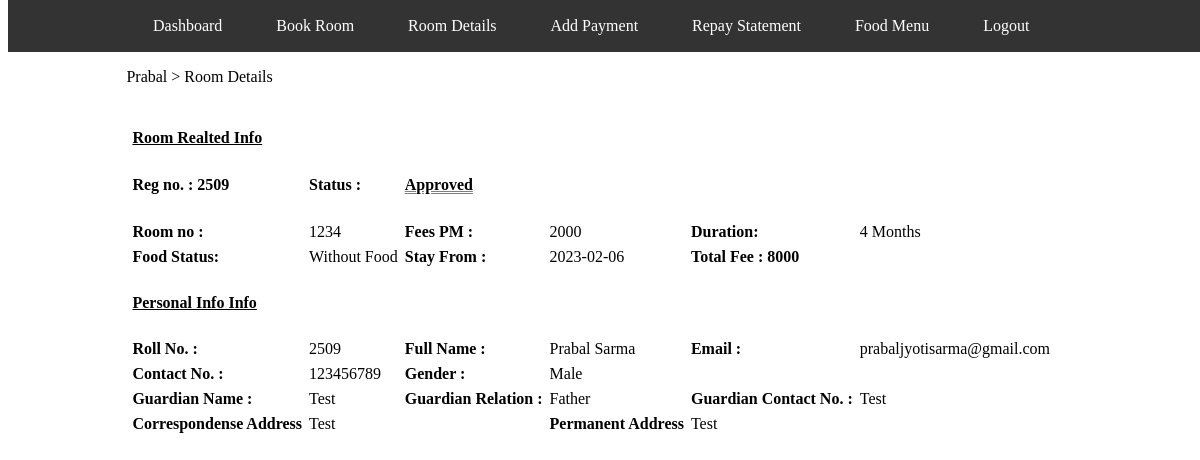
The page /roomde.php (signed in) on the database its author committed.
### tables this page shows
CREATE TABLE `bookings` (
  `id` int(255) NOT NULL,
  `roll` int(255) NOT NULL,
  `firstname` varchar(50) NOT NULL,
  `lastname` varchar(50) NOT NULL,
  `phone` varchar(13) NOT NULL,
  `email` varchar(255) NOT NULL,
  `roomno` int(255) NOT NULL,
  `foodoption` tinyint(1) NOT NULL,
  `starting_date` date NOT NULL,
  `end_date` varchar(255) NOT NULL,
  `duration` int(255) NOT NULL,
  `guardian_name` varchar(255) NOT NULL,
  `guardian_contact` varchar(13) NOT NULL,
  `guardian_relation` varchar(50) NOT NULL,
  `city` varchar(50) NOT NULL,
  `state` varchar(40) NOT NULL,
  `pincode` int(25) NOT NULL,
  `status` varchar(30) NOT NULL,
  `paid` tinyint(1) NOT NULL,
  `address` varchar(255) NOT NULL,
  `active` int(255) NOT NULL,
  `repay_table_name` varchar(255) NOT NULL
);

### roomde.php (the view, shortened to what this page needs)
<?php
include './includes/db/config.php';
if (isset($_SESSION['firstname']) && isset($_SESSION['email'])) {
    $firstname = $_SESSION['firstname'];
    $email = $_SESSION['email'];
    $roll = $_SESSION['roll'];
    $lastname = $_SESSION['lastname'];
    $phone = $_SESSION['phone'];
    $booked = $_SESSION['booked'];
} else {
    $firstname = "Hostel Management";
    $email = "guest@hostel.online";
}
if ($booked == 1) {
    $sql = "select * from bookings where roll = '$roll'";
    $res = $conn->query($sql);
    while ($details = $res->fetch_assoc()) {
        $roomno = $details['roomno'];
        if ($details['foodoption'] == 0) {
            $foodstatus = "Without Food";
        } else {
            $foodstatus = "With Food";
        }
        $feespm = 2000;
        $date = $details['starting_date'];
        $duration = $details['duration'];
        $gname = $details['guardian_name'];
        $grel = $details['guardian_relation'];
        $gcontact = $details['guardian_contact'];
        $address = $details['address'];
        $status = $details['status'];
    }
}
?>
<!DOCTYPE html>
<html lang="en">
<head>
    <link rel="stylesheet" href="./includes/css/bookroom.css" />
</head>
<body>
    <div class="container">
        <span>
            <?php echo $firstname; ?> &#62; Room Details
        </span>
    </div>
    <div class="room-details">
        <div class="container">
            <div class="panel panel-default">
                <div class="panel-body">
                    <table id="zcb" class="table table-bordered  dataTable" cellspacing="5">
                        <tbody>
                            <tr>
                                <td colspan="4">
                                    <h4 style="text-decoration: 1px solid underline;">Room Realted Info</h4>
                                </td>
                            </tr>
                            <tr>
                                <td colspan="1"><b>Reg no. :
                                        <?php echo $roll; ?>
                                    </b>
                                </td>
                                <td><b>Status :</b></td>
                                <td style="text-decoration: 1px double grey underline; font-weight: bold;">
                                    <?php echo $status; ?>
                                </td>
                            </tr>
                            <tr>
                                <td style="height: 15px;"><b></b></td>
                            </tr>
                            <tr>
                                <td><b>Room no :</b></td>
                                <td>
                                    <?php echo $roomno; ?>
                                </td>
                                <td><b>Fees PM :</b></td>
                                <td>
                                    <?php echo $feespm; ?>
                                </td>
                                <td><b>Duration:</b></td>
                                <td>
                                    <?php echo $duration . " Months"; ?>
                                </td>
                            </tr>
                            <tr>
                                <td><b>Food Status:</b></td>
                                <td>
                                    <?php echo $foodstatus; ?>
                                </td>
                                <td><b>Stay From :</b></td>
                                <td>
                                    <?php echo $date; ?>
                                </td>
                                <td colspan="6"><b>Total Fee :
                                        <?php echo $feespm * $duration; ?>
                                    </b></td>
                            </tr>
                            <tr>
                                <td colspan="6">
                                    <h4 style="text-decoration: 1px solid underline;">Personal Info Info</h4>
                                </td>
                            </tr>
                            <tr>
                                <td><b>Roll No. :</b></td>
                                <td>
                                    <?php echo $roll; ?>
                                </td>
                                <td><b>Full Name :</b></td>
                                <td>
                                    <?php echo $firstname . ' ' . $lastname; ?>
                                </td>
                                <td><b>Email :</b></td>
                                <td>
                                    <?php echo $email; ?>
                                </td>
                            </tr>
                            <tr>
                                <td><b>Contact No. :</b></td>
                                <td>
                                    <?php echo $phone; ?>
                                </td>
                                <td><b>Gender :</b></td>
                                <td>
                                    <?php echo "Male"; ?>
                                </td>
                            </tr>
                            <tr>
                                <td><b>Guardian Name :</b></td>
                                <td>
                                    <?php echo $gname; ?>
                                </td>
                                <td><b>Guardian Relation :</b></td>
                                <td>
                                    <?php echo $grel; ?>
                                </td>
                                <td><b>Guardian Contact No. :</b></td>
                                <td colspan="6">
                                    <?php echo $gcontact; ?>
                                </td>
                            </tr>
                            <tr>
                                <td><b>Correspondense Address</b></td>
                                <td colspan="2">
                                    <?php echo $address; ?>
                                </td>
                                <td><b>Permanent Address</b></td>
                                <td colspan="2">
                                    <?php echo $address; ?>
                                </td>
                            </tr>
                        </tbody>
                    </table>
                </div>
            </div>
        </div>
    </div>
</body>
</html>

### rows shown on the page
bookings: status "Approved", roomno "1234", duration "4", foodoption "Without Food", starting_date "2023-02-06", $feespm*$duration "8000", guardian_name "Test", guardian_relation "Father", guardian_contact "Test", address "Test"

### other values the page prints
$firstname "Prabal"
$roll "2509"
$feespm "2000"
$lastname "Sarma"
$email "prabaljyotisarma@gmail.com"
$phone "123456789"
